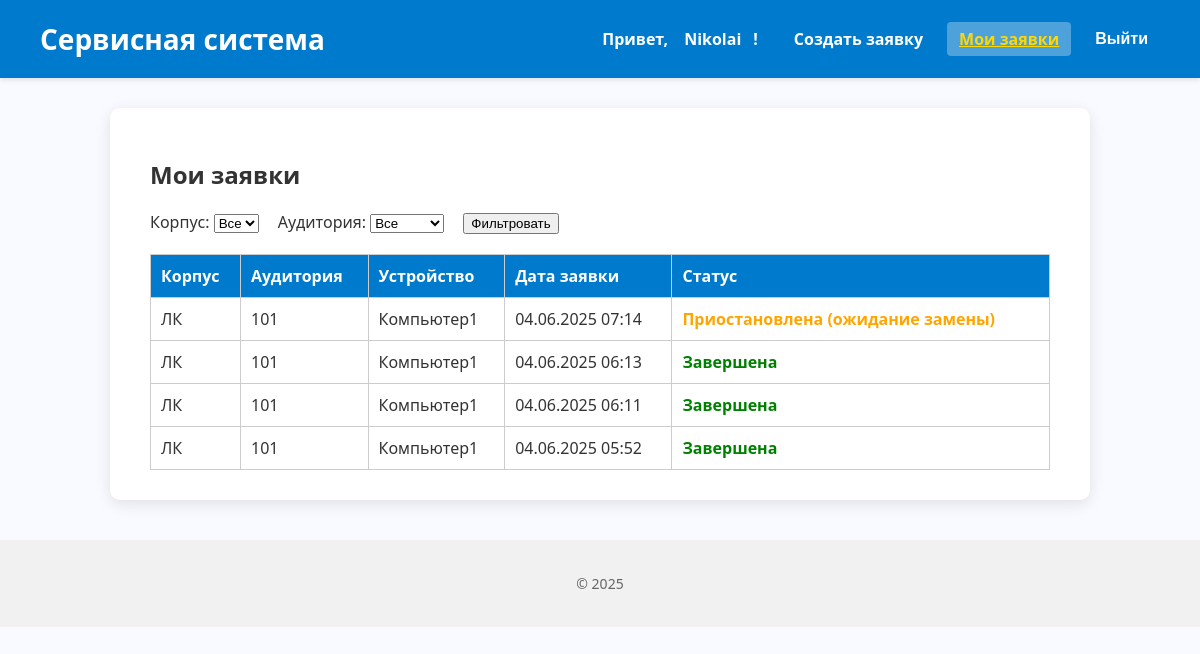
Before: /my-requests/ (signed in) with the older database file.
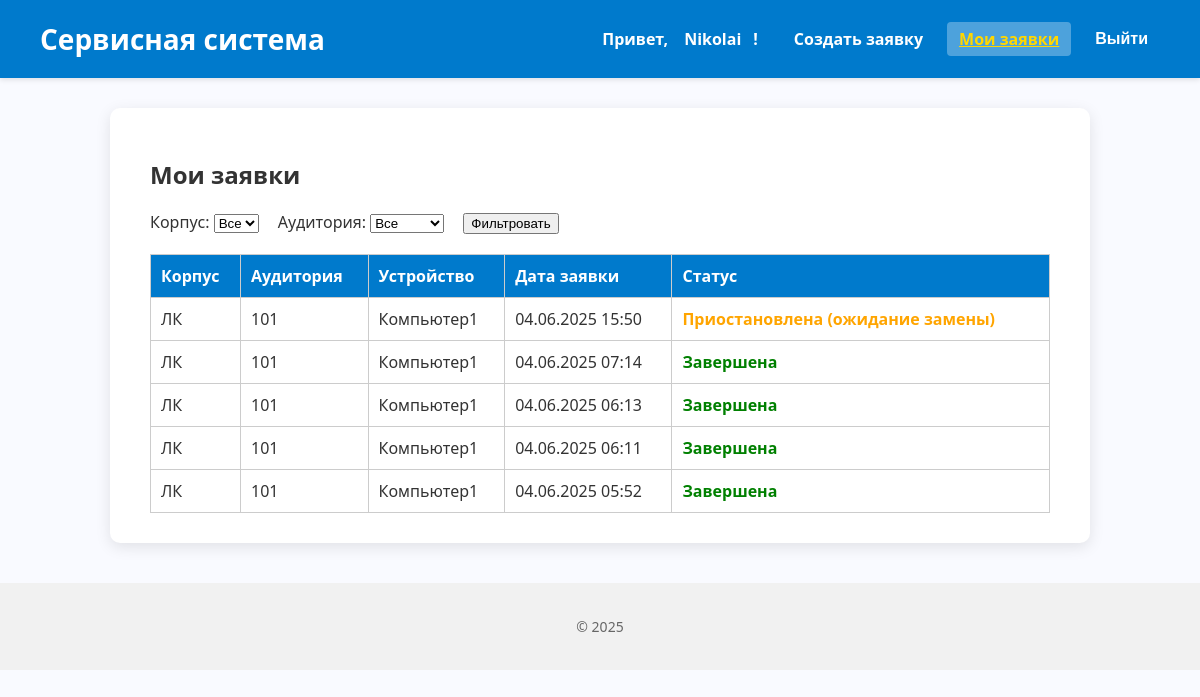
After: the same page with the newer database file.
### core/models.py (models this page shows, shortened)
class ServiceRequest(models.Model):
    device = models.ForeignKey(Device, on_delete=models.CASCADE, related_name='service_requests', verbose_name="Устройство")
    created_by = models.ForeignKey(
        settings.AUTH_USER_MODEL, on_delete=models.SET_NULL,
        null=True, related_name='requests_created', verbose_name="Создал"
    )
    assigned_engineer = models.ForeignKey(
        settings.AUTH_USER_MODEL, on_delete=models.SET_NULL,
        null=True, blank=True, related_name='assigned_requests', verbose_name="Инженер"
    )
    created_at = models.DateTimeField("Дата создания", auto_now_add=True)
    description = models.TextField("Описание проблемы")
    is_completed = models.BooleanField("Завершено", default=False)
    requires_replacement = models.BooleanField("Требуется замена", default=False)
    is_paused = models.BooleanField("Приостановлена (ожидание замены)", default=False)
    replacement_requested = models.BooleanField("Запрос на замену оборудования", default=False)
    class Meta:
        verbose_name = "Заявка на обслуживание"
        verbose_name_plural = "Заявки на обслуживание"
    @property
    def status(self):
        if self.is_completed:
            return "Завершена"
        if self.is_paused:
            return "Приостановлена (ожидание замены)"
        return "В процессе"

class Device(models.Model):
    cabinet = models.ForeignKey(Cabinet, on_delete=models.CASCADE, related_name='devices', verbose_name="Кабинет")
    name = models.CharField("Название устройства", max_length=100)
    serial_number = models.CharField("Серийный номер", max_length=100, unique=True)
    purchase_date = models.DateField("Дата покупки")
    cost = models.DecimalField("Стоимость", max_digits=10, decimal_places=2)
    class Meta:
        verbose_name = "Устройство"
        verbose_name_plural = "Устройства"

class Cabinet(models.Model):
    number = models.CharField("Номер кабинета", max_length=10)
    building = models.CharField("Корпус", max_length=50)
    class Meta:
        verbose_name = "Кабинет"
        verbose_name_plural = "Кабинеты"

### core/views.py (the view)
# urls.py: path('my-requests/', views.my_requests, name='my_requests'),
@login_required
@teacher_required
def my_requests(request):
    qs = ServiceRequest.objects.filter(created_by=request.user).select_related('device__cabinet').order_by('-created_at')
    building = request.GET.get('building')
    cabinet_id = request.GET.get('cabinet')
    if building:
        qs = qs.filter(device__cabinet__building=building)
    if cabinet_id:
        qs = qs.filter(device__cabinet__id=cabinet_id)
    buildings = Cabinet.objects.values_list('building', flat=True).distinct()
    cabinets = Cabinet.objects.all()
    return render(request, 'core/my_requests.html', {
        'requests': qs,
        'buildings': buildings,
        'cabinets': cabinets,
        'selected_building': building,
        'selected_cabinet': cabinet_id,
        'user_name': request.user.username,
    })

### core/templates/core/my_requests.html (shortened to what this page needs)
{% extends 'base.html' %}
{% block content %}
  <h2>Мои заявки</h2>
  <form method="get" style="margin-bottom: 20px;">
    <label style="margin-right: 15px;">
      Корпус:
      <select name="building">
        <option value="">Все</option>
      </select>
    </label>
    <label style="margin-right: 15px;">
      Аудитория:
      <select name="cabinet">
        <option value="">Все</option>
      </select>
    </label>
    <button type="submit" class="btn">Фильтровать</button>
  </form>
  {% if requests %}
    <table style="width: 100%; border-collapse: collapse; border: 1px solid #ccc;">
      <thead>
        <tr style="background-color: #007acc; color: white;">
          <th style="padding: 10px; border: 1px solid #ccc; text-align: left;">Корпус</th>
          <th style="padding: 10px; border: 1px solid #ccc; text-align: left;">Аудитория</th>
          <th style="padding: 10px; border: 1px solid #ccc; text-align: left;">Устройство</th>
          <th style="padding: 10px; border: 1px solid #ccc; text-align: left;">Дата заявки</th>
          <th style="padding: 10px; border: 1px solid #ccc; text-align: left;">Статус</th>
        </tr>
      </thead>
      <tbody>
        {% for req in requests %}
          <tr>
            <td style="padding: 10px; border: 1px solid #ccc;">{{ req.device.cabinet.building }}</td>
            <td style="padding: 10px; border: 1px solid #ccc;">{{ req.device.cabinet.number }}</td>
            <td style="padding: 10px; border: 1px solid #ccc;">{{ req.device.name }}</td>
            <td style="padding: 10px; border: 1px solid #ccc;">{{ req.created_at|date:"d.m.Y H:i" }}</td>
            <td style="padding: 10px; border: 1px solid #ccc; font-weight: 600; color: {% if req.is_completed %}green{% else %}orange{% endif %};">
              {{ req.status }}
            </td>
          </tr>
        {% endfor %}
      </tbody>
    </table>
  {% else %}
    <p>У вас пока нет заявок.</p>
  {% endif %}
{% endblock %}

Changed rows visible on the page:
added ServiceRequest: device.cabinet.building "ЛК", device.cabinet.number "101", device.name "Компьютер1", created_at "04.06.2025 15:50", status "Приостановлена (ожидание замены)"
changed ServiceRequest (number 2 of 5 on the later page): is_completed False → True (drawn); status "Приостановлена (ожидание замены)" → "Завершена"
